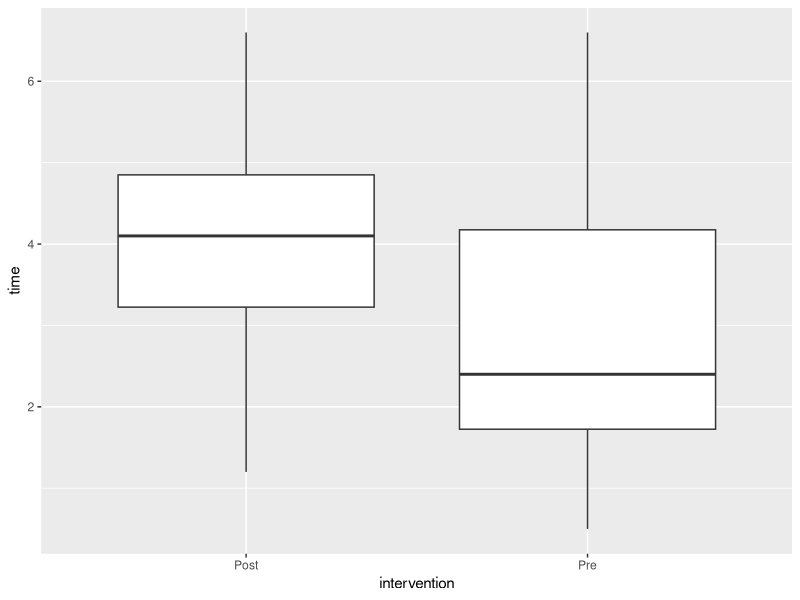

The R source for this figure:
library(tidyr)
library(dplyr)
library(ggplot2)
MouseBalanceTimeSeries <- read.csv("data/mouse.csv")

gatheredMouse <- MouseBalanceTimeSeries %>% 
  gather(key=measurementStatus, value=time, -mouseID) %>%
  filter(!is.na(time)) %>% 
  mutate(time = as.numeric(time)) %>%
  separate(measurementStatus, 
           c("intervention","replicate"), 
           sep="Treat")

ggplot(gatheredMouse, aes(x=intervention, y=time)) + geom_boxplot()
